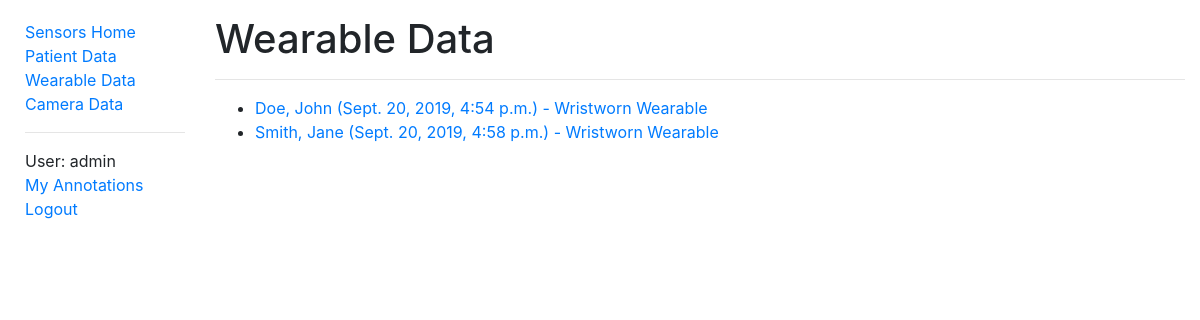
Screenshot of /sensors/wearabledata/ (signed in) with the database file from the repository.
### sensors/models.py (models this page shows, shortened)
class WearableData(models.Model):
    id = models.UUIDField(primary_key=True, default=uuid.uuid4, help_text='Unique ID for this wearable data')
    patient = models.ForeignKey('PatientData', on_delete=models.CASCADE, null=True, related_name='wearables')
    filename = models.FileField(upload_to='wearable/', help_text='Wearable data file')
    time = models.DateTimeField(help_text='Session date & time')
    note = models.CharField(max_length=500, help_text='Note regarding wearable data')
    class Meta:
        ordering = ['patient', '-time']
        permissions = (("can_alter_wearabledata", "Can create or edit wearable data entries."),)
    def get_absolute_url(self):
        return reverse('wearabledata-detail', args=[str(self.id)])

class PatientData(models.Model):
    id = models.AutoField(primary_key=True)
    first_name = models.CharField(max_length=50, help_text='Patient first name')
    last_name = models.CharField(max_length=50, help_text='Patient last name')
    date_of_birth = models.DateField(help_text='Patient date of birth')
    notes = models.CharField(max_length=500, help_text='Notes regarding patient')
    class Meta:
        ordering = ['last_name']
        permissions = (("can_alter_patientdata", "Can create or edit patient data entries."),)
    def __str__(self):
        return f'{self.last_name}, {self.first_name}'

### sensors/views.py (the view)
# urls.py: path('wearabledata/', views.WearableDataListView.as_view(), name='wearabledata'),
class WearableDataListView(LoginRequiredMixin, generic.ListView):
    model = WearableData
    paginate_by = 10

### sensors/context_processors.py (called while the page is built)
def extra_context(request):
    return {'media_url': settings.MEDIA_URL}

### sensors/templates/sensors/wearabledata_list.html
{% extends "base.html" %}
{% block content %}
  <div class="titleText">
    <h1>Wearable Data</h1>
  </div>
  <hr>
  <ul>
    {% for wearabledata in wearabledata_list %}
      <li>
        <a href="{{ wearabledata.get_absolute_url }}">
          {{ wearabledata.patient }} ({{ wearabledata.time }}) - {{ wearabledata.note }}
        </a>
      </li>
    {% empty %}
      <p>There are no wearable data in the database.</p>
    {% endfor %}
  </ul>
{% endblock %}

### sensors/templates/base.html (shortened to what this page needs)
<!DOCTYPE html>
<html xmlns="http://www.w3.org/1999/xhtml" lang="en-GB" xml:lang="en-GB">
<head>
  <link rel="stylesheet"
        href="https://stackpath.bootstrapcdn.com/bootstrap/4.1.3/css/bootstrap.min.css"
>
  {% load static %}
  <link rel="stylesheet"
        href="{% static 'css/styles.css' %}">
</head>
<body>
<div class="container-fluid">
  <div class="row">
    <div class="col-sm-2">
      {% block sidebar %}
        <ul class="sidebar-nav">
          <li><a href="{% url 'index' %}">Sensors Home</a></li>
          {% if user.is_authenticated %}
            <li><a href="{% url 'patientdata' %}">Patient Data</a></li>
            <li><a href="{% url 'wearabledata' %}">Wearable Data</a></li>
            <li><a href="{% url 'cameradata' %}">Camera Data</a></li>
            <hr>
            <li>User: {{ user.get_username }}</li>
            <li><a href="{% url 'my-annotations' %}">My Annotations</a></li>
            <li><a href="{% url 'logout'%}?next={{request.path}}">Logout</a></li>
          {% else %}
            <li><a href="{% url 'login'%}?next={{request.path}}">Login</a></li>
          {% endif %}
        </ul>
      {% endblock %}
    </div>
    <div class="col-sm-10" style=margin-top:15px;padding:10">
      {% block content %}{% endblock %}
    </div>
  </div>
</div>
<div class="footer" style="margin-top:30px;padding:30px">
</div>
</body>
</html>

### sensors/static/css/styles.css (style rules this page uses)
.sidebar-nav { margin-top: 20px; margin-left: 10px; padding: 0; list-style: none; }
.titleText { position: relative; }

### rows the page displays
WearableData: patient "Doe, John", time "Sept. 20, 2019, 4:54 p.m.", note "Wristworn Wearable"
WearableData: patient "Smith, Jane", time "Sept. 20, 2019, 4:58 p.m.", note "Wristworn Wearable"

### other values shown
{{ user.get_username }} "admin"
